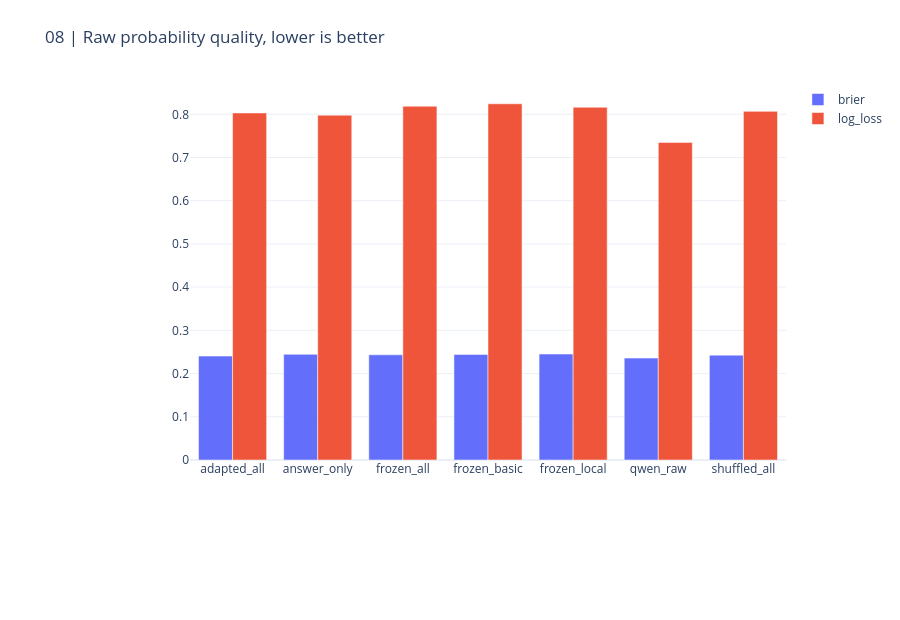

This figure's notebook cell:
### Markdown cell above
## 6. Probability quality and metric scope

AUC is measured on margins, not saturated probabilities. Brier and log loss use probabilities. This is not a direct comparison with the 0.91425 recorded Kaggle private score, nor a claim to exceed the leaderboard.

### Code cell
display(pd.DataFrame(r["pooled_metrics"]))
CHARTS[7].show(renderer="plotly_mimetype")

### Figure 1 — Plotly figure (JSON) as saved in the notebook; plotly's stock layout.template omitted (floating-point values rounded to 4 significant figures)
{"data": [{"name": "brier", "type": "bar", "x": ["adapted_all", "answer_only", "frozen_all", "frozen_basic", "frozen_local", "qwen_raw", "shuffled_all"], "y": [0.2405, 0.2446, 0.2434, 0.2444, 0.2452, 0.2359, 0.2427]}, {"name": "log_loss", "type": "bar", "x": ["adapted_all", "answer_only", "frozen_all", "frozen_basic", "frozen_local", "qwen_raw", "shuffled_all"], "y": [0.8031, 0.798, 0.8187, 0.8244, 0.8163, 0.7349, 0.8068]}], "layout": {"barmode": "group", "height": 620, "margin": {"b": 160, "l": 190, "r": 35, "t": 85}, "title": {"text": "08 | Raw probability quality, lower is better"}, "xaxis": {"automargin": true}, "yaxis": {"automargin": true}}}
